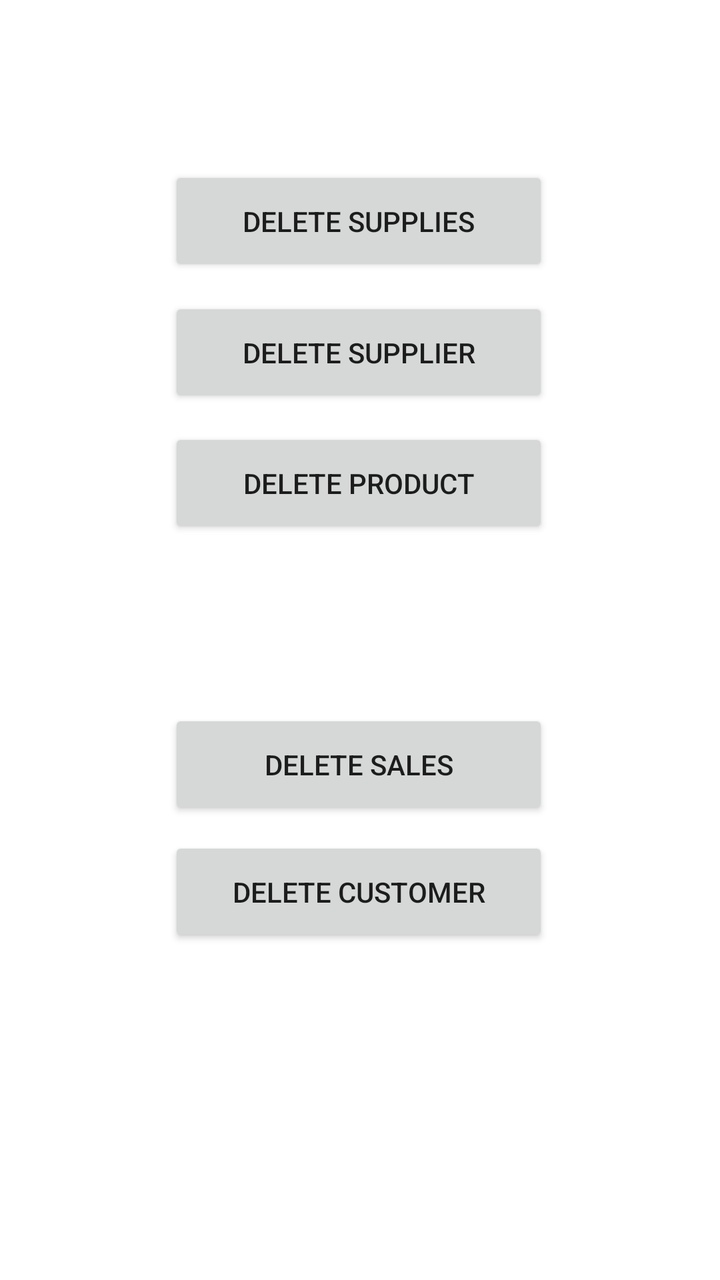
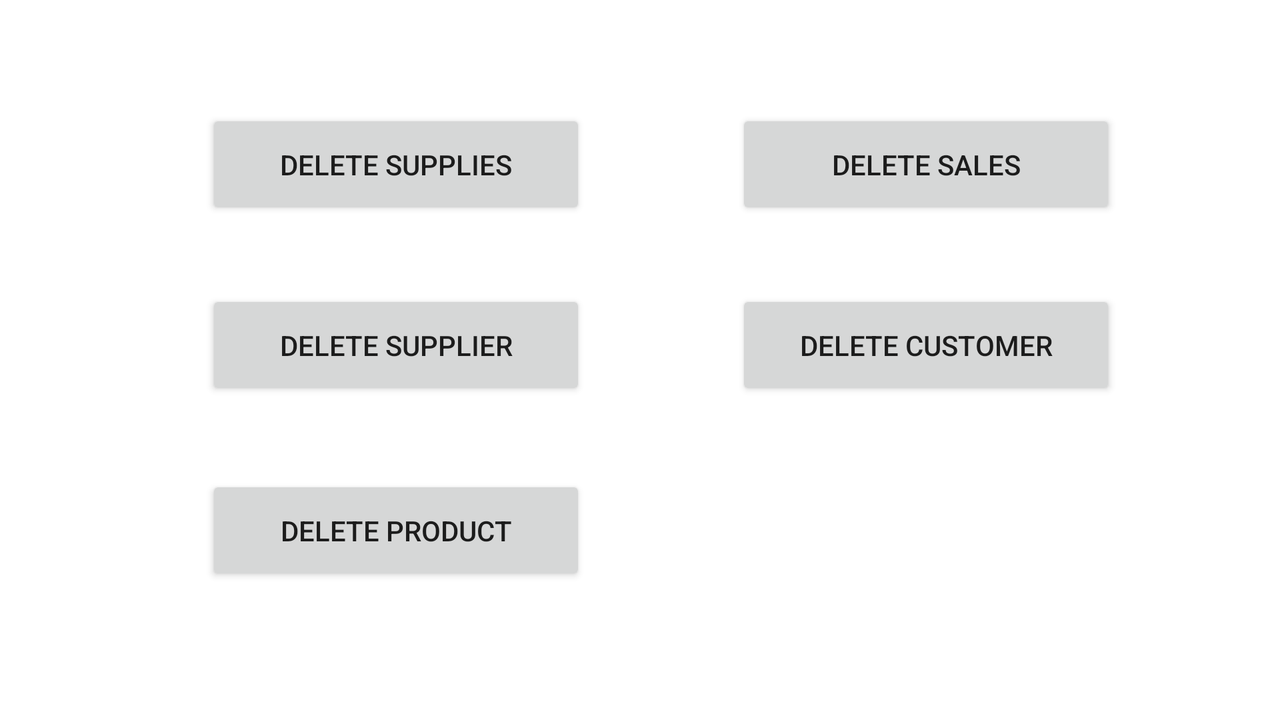

Two renders of one Android screen. The first uses the default layout on a phone; the second uses the alternative layout the repository ships for a different screen configuration, on a matching device. The two XML files are below.
<!-- AndroidManifest.xml: application theme Theme.MyApplication -->
<!-- res/layout/fragment_delete.xml -->
<?xml version="1.0" encoding="utf-8"?>
<androidx.constraintlayout.widget.ConstraintLayout xmlns:android="http://schemas.android.com/apk/res/android"
    xmlns:app="http://schemas.android.com/apk/res-auto"
    xmlns:tools="http://schemas.android.com/tools"
    android:layout_width="match_parent"
    android:layout_height="match_parent"
    tools:context=".deleteFragment">

    <Button
        android:id="@+id/deleteSuppliesButton"
        android:layout_width="190dp"
        android:layout_height="55dp"
        android:text="Delete Supplies"
        app:layout_constraintBottom_toBottomOf="parent"
        app:layout_constraintEnd_toEndOf="parent"
        app:layout_constraintHorizontal_bias="0.497"
        app:layout_constraintStart_toStartOf="parent"
        app:layout_constraintTop_toTopOf="parent"
        app:layout_constraintVertical_bias="0.142" />

    <Button
        android:id="@+id/deleteSupplierButton"
        android:layout_width="190dp"
        android:layout_height="55dp"
        android:text="Delete Supplier"
        app:layout_constraintBottom_toBottomOf="parent"
        app:layout_constraintEnd_toEndOf="parent"
        app:layout_constraintHorizontal_bias="0.497"
        app:layout_constraintStart_toStartOf="parent"
        app:layout_constraintTop_toTopOf="parent"
        app:layout_constraintVertical_bias="0.254" />

    <Button
        android:id="@+id/deleteProductButton"
        android:layout_width="190dp"
        android:layout_height="55dp"
        android:text="Delete Product"
        app:layout_constraintBottom_toBottomOf="parent"
        app:layout_constraintEnd_toEndOf="parent"
        app:layout_constraintHorizontal_bias="0.497"
        app:layout_constraintStart_toStartOf="parent"
        app:layout_constraintTop_toTopOf="parent"
        app:layout_constraintVertical_bias="0.366" />

    <Button
        android:id="@+id/deleteSalesButton"
        android:layout_width="190dp"
        android:layout_height="55dp"
        android:text="Delete Sales"
        app:layout_constraintBottom_toBottomOf="parent"
        app:layout_constraintEnd_toEndOf="parent"
        app:layout_constraintHorizontal_bias="0.497"
        app:layout_constraintStart_toStartOf="parent"
        app:layout_constraintTop_toTopOf="parent"
        app:layout_constraintVertical_bias="0.606" />

    <Button
        android:id="@+id/deleteCustomerButton"
        android:layout_width="190dp"
        android:layout_height="55dp"
        android:text="Delete Customer"
        app:layout_constraintBottom_toBottomOf="parent"
        app:layout_constraintEnd_toEndOf="parent"
        app:layout_constraintHorizontal_bias="0.497"
        app:layout_constraintStart_toStartOf="parent"
        app:layout_constraintTop_toTopOf="parent"
        app:layout_constraintVertical_bias="0.715" />

</androidx.constraintlayout.widget.ConstraintLayout>
<!-- resources referenced by this layout -->
<resources>
  <style name="Theme.MyApplication" parent="Theme.MaterialComponents.DayNight.NoActionBar">
          
          <item name="colorPrimary">@color/black</item>
          <item name="colorPrimaryVariant">@color/black</item>
          <item name="colorOnPrimary">@color/white</item>
          
          <item name="colorSecondary">@color/teal_200</item>
          <item name="colorSecondaryVariant">@color/teal_700</item>
          <item name="colorOnSecondary">@color/black</item>
          
          <item name="android:statusBarColor">#000000</item>
          
      </style>
</resources>
<!-- res/layout-land/fragment_delete.xml (the author's variant of the layout above) -->
<!-- drawn on the phone turned sideways -->
<?xml version="1.0" encoding="utf-8"?>
<androidx.constraintlayout.widget.ConstraintLayout xmlns:android="http://schemas.android.com/apk/res/android"
    xmlns:app="http://schemas.android.com/apk/res-auto"
    xmlns:tools="http://schemas.android.com/tools"
    android:layout_width="match_parent"
    android:layout_height="match_parent"
    tools:context=".deleteFragment">

    <Button
        android:id="@+id/deleteSuppliesButton"
        android:layout_width="190dp"
        android:layout_height="55dp"
        android:text="Delete Supplies"
        app:layout_constraintBottom_toBottomOf="parent"
        app:layout_constraintEnd_toEndOf="parent"
        app:layout_constraintHorizontal_bias="0.229"
        app:layout_constraintStart_toStartOf="parent"
        app:layout_constraintTop_toTopOf="parent"
        app:layout_constraintVertical_bias="0.179" />

    <Button
        android:id="@+id/deleteSupplierButton"
        android:layout_width="190dp"
        android:layout_height="55dp"
        android:text="Delete Supplier"
        app:layout_constraintBottom_toBottomOf="parent"
        app:layout_constraintEnd_toEndOf="parent"
        app:layout_constraintHorizontal_bias="0.229"
        app:layout_constraintStart_toStartOf="parent"
        app:layout_constraintTop_toBottomOf="@+id/deleteSuppliesButton"
        app:layout_constraintVertical_bias="0.181" />

    <Button
        android:id="@+id/deleteProductButton"
        android:layout_width="190dp"
        android:layout_height="55dp"
        android:text="Delete Product"
        app:layout_constraintBottom_toBottomOf="parent"
        app:layout_constraintEnd_toEndOf="parent"
        app:layout_constraintHorizontal_bias="0.229"
        app:layout_constraintStart_toStartOf="parent"
        app:layout_constraintTop_toBottomOf="@+id/deleteSupplierButton"
        app:layout_constraintVertical_bias="0.359" />

    <Button
        android:id="@+id/deleteSalesButton"
        android:layout_width="190dp"
        android:layout_height="55dp"
        android:text="Delete Sales"
        app:layout_constraintBottom_toBottomOf="parent"
        app:layout_constraintEnd_toEndOf="parent"
        app:layout_constraintHorizontal_bias="0.818"
        app:layout_constraintStart_toStartOf="parent"
        app:layout_constraintTop_toTopOf="parent"
        app:layout_constraintVertical_bias="0.179" />

    <Button
        android:id="@+id/deleteCustomerButton"
        android:layout_width="190dp"
        android:layout_height="55dp"
        android:text="Delete Customer"
        app:layout_constraintBottom_toBottomOf="parent"
        app:layout_constraintEnd_toEndOf="parent"
        app:layout_constraintHorizontal_bias="0.818"
        app:layout_constraintStart_toStartOf="parent"
        app:layout_constraintTop_toBottomOf="@+id/deleteSalesButton"
        app:layout_constraintVertical_bias="0.181" />

</androidx.constraintlayout.widget.ConstraintLayout>
